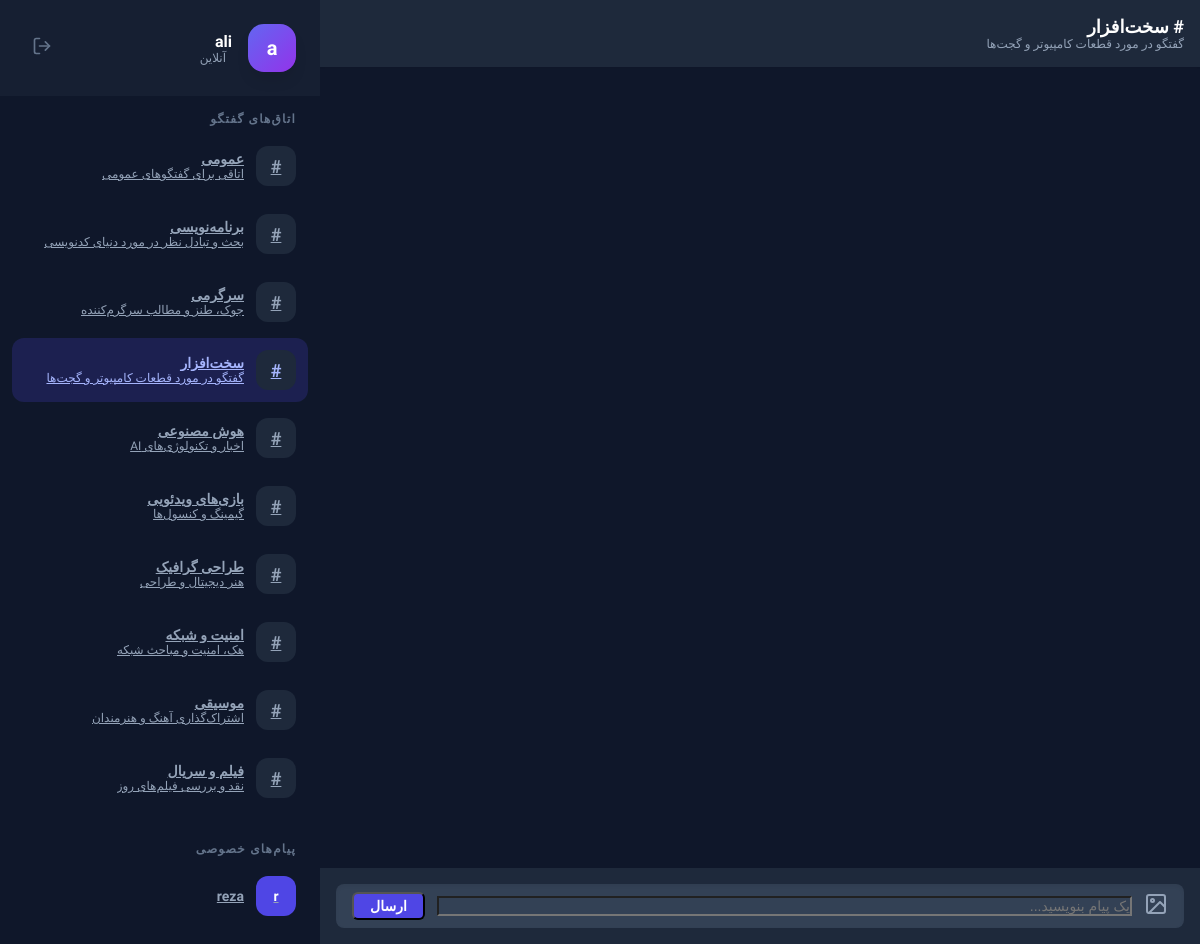
Screenshot of /chat?room_id=4 (signed in) with the database file from the repository.
### tables this page shows
CREATE TABLE rooms (
    id INTEGER PRIMARY KEY AUTOINCREMENT,
    name VARCHAR(100) NOT NULL,
    description TEXT
);

CREATE TABLE users (
    id INTEGER PRIMARY KEY AUTOINCREMENT,
    username VARCHAR(50) NOT NULL UNIQUE,
    password VARCHAR(255) NOT NULL,
    created_at TIMESTAMP DEFAULT CURRENT_TIMESTAMP
);

### app/Controllers/ChatController.php (called while the page is built, shortened)
<?php
class ChatController extends Controller {
    private $roomModel;
    private $userModel;
    private $pmModel;
    public function __construct() {
        $this->roomModel = new Room();
        $this->userModel = new User();
        $this->pmModel = new PrivateMessage();
    }
    public function index() {
        $rooms = $this->roomModel->getAll();
        $currentRoomId = $_GET['room_id'] ?? 1;
        $currentRoom = $this->roomModel->findById($currentRoomId);
        $onlineUsers = $this->userModel->getOnlineUsers($_SESSION['user_id']);
        $activePms = $this->pmModel->getActiveChats($_SESSION['user_id']);
        $this->view('chat/index', [
            'rooms' => $rooms,
            'currentRoom' => $currentRoom,
            'onlineUsers' => $onlineUsers,
            'activePms' => $activePms,
            'username' => $_SESSION['username']
        ]);
    }
}

### app/Core/Router.php (called while the page is built, shortened)
<?php
class Router {
    protected $routes = [];
    public function add($route, $controller, $action, $method = 'GET') {
        $this->routes[] = [
            'route' => $route,
            'controller' => $controller,
            'action' => $action,
            'method' => $method
        ];
    }
    public function dispatch($url, $requestMethod) {
        $url = parse_url($url, PHP_URL_PATH);
        foreach ($this->routes as $route) {
            if ($route['route'] === $url && $route['method'] === $requestMethod) {
                $controllerName = "App\Controllers\\" . $route['controller'];
                $action = $route['action'];
                if (class_exists($controllerName)) {
                    $controller = new $controllerName();
                    if (method_exists($controller, $action)) {
                        return $controller->$action();
                    }
                }
            }
        }
    }
}

### public/index.php (called while the page is built, shortened)
<?php
spl_autoload_register(function ($class) {
    $prefix = 'App\\';
    $base_dir = __DIR__ . '/../app/';
    $len = strlen($prefix);
    $relative_class = substr($class, $len);
    $file = $base_dir . str_replace('\\', '/', $relative_class) . '.php';
});
$router = new Router();
$router->add('/login', 'AuthController', 'showLogin', 'GET');
$router->add('/login', 'AuthController', 'login', 'POST');
$router->add('/register', 'AuthController', 'showRegister', 'GET');
$router->add('/register', 'AuthController', 'register', 'POST');
$router->add('/logout', 'AuthController', 'logout', 'GET');
$router->add('/chat', 'ChatController', 'index', 'GET');
$router->add('/api/chat/messages', 'ChatController', 'getMessages', 'GET');
$router->add('/api/chat/send', 'ChatController', 'sendMessage', 'POST');
$router->add('/private', 'PrivateController', 'chat', 'GET');
$router->add('/api/private/messages', 'PrivateController', 'getMessages', 'GET');
$router->add('/api/private/send', 'PrivateController', 'sendMessage', 'POST');
$router->add('/api/upload', 'UploadController', 'upload', 'POST');
$router->dispatch($_SERVER['REQUEST_URI'], $_SERVER['REQUEST_METHOD']);

### app/Core/Database.php (called while the page is built, shortened)
<?php
class Database {
    private static $instance = null;
    private $connection;
    private function __construct() {
        try {
            if (DB_TYPE === 'mysql') {
                $dsn = "mysql:host=" . DB_HOST . ";dbname=" . DB_NAME . ";charset=utf8mb4";
                $this->connection = new PDO($dsn, DB_USER, DB_PASS);
            } else {
                $this->connection = new PDO("sqlite:" . SQLITE_PATH);
            }
            $this->connection->setAttribute(PDO::ATTR_ERRMODE, PDO::ERRMODE_EXCEPTION);
            $this->connection->setAttribute(PDO::ATTR_DEFAULT_FETCH_MODE, PDO::FETCH_ASSOC);
            $this->connection->setAttribute(PDO::ATTR_EMULATE_PREPARES, false);
        } catch (PDOException $e) {
            die("Connection failed: " . $e->getMessage());
        }
    }
    public static function getInstance() {
        if (!self::$instance) {
            self::$instance = new self();
        }
        return self::$instance;
    }
    public function getConnection() {
        return $this->connection;
    }
    private function initialize() {
        $sql = file_get_contents(__DIR__ . '/../../database.sql');
        $queries = explode(';', $sql);
        foreach ($queries as $query) {
            $query = trim($query);
            if (!empty($query)) {
                $this->connection->exec($query);
            }
        }
    }
}

### app/Core/Model.php (called while the page is built, shortened)
<?php
class Model {
    public function __construct() {
        $this->db = Database::getInstance()->getConnection();
    }
}

### app/Models/Room.php (called while the page is built, shortened)
<?php
class Room extends Model {
    public function getAll() {
        $stmt = $this->db->prepare("SELECT * FROM rooms ORDER BY id ASC");
        $stmt->execute();
        return $stmt->fetchAll();
    }
    public function findById($id) {
        $stmt = $this->db->prepare("SELECT * FROM rooms WHERE id = :id");
        $stmt->execute(['id' => $id]);
        return $stmt->fetch();
    }
}

### app/Models/PrivateMessage.php (called while the page is built, shortened)
<?php
class PrivateMessage extends Model {
    public function getActiveChats($userId) {
        $stmt = $this->db->prepare("
            SELECT DISTINCT u.id, u.username
            FROM users u
            JOIN private_messages pm ON (u.id = pm.sender_id OR u.id = pm.receiver_id)
            WHERE (pm.sender_id = :user_id OR pm.receiver_id = :user_id)
            AND u.id != :user_id
        ");
        $stmt->execute(['user_id' => $userId]);
        return $stmt->fetchAll();
    }
}

### app/Models/User.php (called while the page is built, shortened)
<?php
class User extends Model {
    public function getOnlineUsers($currentUserId = null) {
        $sql = "SELECT id, username FROM users";
        $params = [];
        if ($currentUserId) {
            $sql .= " WHERE id != :id";
            $params = ['id' => $currentUserId];
        }
        $sql .= " ORDER BY username ASC";
        $stmt = $this->db->prepare($sql);
        $stmt->execute($params);
        return $stmt->fetchAll();
    }
}

### views/chat/index.php (the view, shortened to what this page needs)
<?php require_once __DIR__ . '/../layout/header.php'; ?>
<div class="flex h-full w-full" data-room-id="<?php echo $currentRoom['id']; ?>">
    <div class="chat-area flex-grow flex h-full overflow-hidden relative">
        <div class="flex-grow flex flex-col h-full border-l border-gray-800">
            <header class="p-4 bg-gray-800 flex items-center justify-between border-b border-gray-900 shadow-sm z-10">
                <div>
                    <h1 class="font-bold text-white text-lg"># <?php echo htmlspecialchars($currentRoom['name']); ?></h1>
                    <p class="text-xs text-gray-400"><?php echo htmlspecialchars($currentRoom['description']); ?></p>
                </div>
            </header>
            <div id="messages" class="flex-grow overflow-y-auto p-4 flex flex-col space-y-4 custom-scrollbar">
            </div>
            <div class="input-bar border-t border-gray-900 bg-gray-800 p-4">
                <div class="flex items-center bg-gray-700 rounded-lg px-4 py-2 gap-3 shadow-inner">
                    <label for="image-input" class="cursor-pointer text-gray-400 hover:text-white transition">
                        <svg xmlns="http://www.w3.org/2000/svg" width="24" height="24" viewBox="0 0 24 24" fill="none" stroke="currentColor" stroke-width="2" stroke-linecap="round" stroke-linejoin="round"><rect x="3" y="3" width="18" height="18" rx="2" ry="2"/><circle cx="8.5" cy="8.5" r="1.5"/><polyline points="21 15 16 10 5 21"/></svg>
                    </label>
                    <input type="text" id="message-input" placeholder="یک پیام بنویسید..." class="input-field flex-grow bg-transparent border-none outline-none text-white text-sm">
                    <button id="send-btn" class="bg-indigo-600 hover:bg-indigo-500 text-white px-4 py-1 rounded-md text-sm font-bold transition">ارسال</button>
                </div>
            </div>
        </div>
    </div>
    <div class="sidebar w-80 bg-gray-900 flex flex-col h-full shadow-2xl z-20">
        <div class="p-6 bg-gray-800/50 border-b border-gray-800">
            <div class="flex items-center gap-4">
                <div class="w-12 h-12 bg-gradient-to-br from-indigo-500 to-purple-600 rounded-2xl flex items-center justify-center font-bold text-white text-xl shadow-lg transform rotate-3">
                    <?php echo mb_substr($username, 0, 1); ?>
                </div>
                <div class="flex-grow">
                    <div class="text-base font-bold text-white"><?php echo htmlspecialchars($username); ?></div>
                    <div class="flex items-center gap-1.5">
                        <span class="text-xs text-gray-400">آنلاین</span>
                    </div>
                </div>
                <a href="/logout" class="p-2 text-gray-500 hover:text-red-400 transition" title="خروج">
                    <svg xmlns="http://www.w3.org/2000/svg" width="20" height="20" viewBox="0 0 24 24" fill="none" stroke="currentColor" stroke-width="2" stroke-linecap="round" stroke-linejoin="round"><path d="M9 21H5a2 2 0 0 1-2-2V5a2 2 0 0 1 2-2h4"/><polyline points="16 17 21 12 16 7"/><line x1="21" y1="12" x2="9" y2="12"/></svg>
                </a>
            </div>
        </div>
        <div class="flex-grow overflow-y-auto py-4 custom-scrollbar">
            <div class="px-6 mb-2 text-xs font-bold text-gray-500 uppercase tracking-widest">اتاق‌های گفتگو</div>
            <div class="space-y-1 px-3">
                <?php foreach ($rooms as $room): ?>
                    <a href="/chat?room_id=<?php echo $room['id']; ?>" class="room-item group flex items-center gap-3 p-3 rounded-xl transition <?php echo ($room['id'] == $currentRoom['id']) ? 'active bg-indigo-600/20 text-indigo-300' : 'text-gray-400 hover:bg-gray-800 hover:text-gray-200'; ?>">
                        <div class="w-10 h-10 rounded-xl bg-gray-800 flex items-center justify-center text-lg font-bold group-hover:bg-gray-700 transition">#</div>
                        <div class="flex flex-col overflow-hidden">
                            <span class="text-sm font-bold truncate"><?php echo htmlspecialchars($room['name']); ?></span>
                            <span class="text-xs opacity-60 truncate"><?php echo htmlspecialchars($room['description']); ?></span>
                        </div>
                    </a>
                <?php endforeach; ?>
            </div>
            <?php if (!empty($activePms)): ?>
                <div class="px-6 mt-8 mb-2 text-xs font-bold text-gray-500 uppercase tracking-widest">پیام‌های خصوصی</div>
                <div class="space-y-1 px-3">
                    <?php foreach ($activePms as $pm): ?>
                        <a href="/private?user_id=<?php echo $pm['id']; ?>" class="room-item flex items-center gap-3 p-3 rounded-xl text-gray-400 hover:bg-gray-800 hover:text-gray-200 transition">
                            <div class="w-10 h-10 bg-indigo-600 rounded-xl flex items-center justify-center text-sm font-bold text-white">
                                <?php echo mb_substr($pm['username'], 0, 1); ?>
                            </div>
                            <span class="text-sm font-bold"><?php echo htmlspecialchars($pm['username']); ?></span>
                        </a>
                    <?php endforeach; ?>
                </div>
            <?php endif; ?>
        </div>
    </div>
</div>
<?php require_once __DIR__ . '/../layout/footer.php'; ?>

### rows the page displays
rooms: name "سخت‌افزار", description "گفتگو در مورد قطعات کامپیوتر و گجت‌ها"
rooms: name "عمومی", description "اتاقی برای گفتگوهای عمومی"
rooms: name "برنامه‌نویسی", description "بحث و تبادل نظر در مورد دنیای کدنویسی"
rooms: name "سرگرمی", description "جوک، طنز و مطالب سرگرم‌کننده"
rooms: name "هوش مصنوعی", description "اخبار و تکنولوژی‌های AI"
rooms: name "بازی‌های ویدئویی", description "گیمینگ و کنسول‌ها"
rooms: name "طراحی گرافیک", description "هنر دیجیتال و طراحی"
rooms: name "امنیت و شبکه", description "هک، امنیت و مباحث شبکه"
rooms: name "موسیقی", description "اشتراک‌گذاری آهنگ و هنرمندان"
rooms: name "فیلم و سریال", description "نقد و بررسی فیلم‌های روز"
users: username "r", username "reza"

### other values shown
mb_substr($username, 0, 1) "a"
$username "ali"
